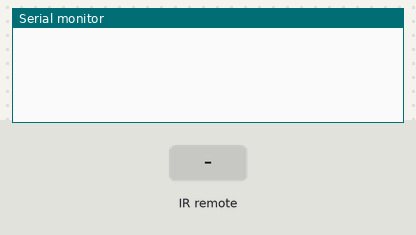
This sketch was run on a simulated Arduino Uno, built with avr-gcc and run on an emulated ATmega328P. Shown: the last lines printed to the serial monitor. The test bench sets the inputs (shaded band).

Above: at 1.2 s.
1.3 s: infrared code 0x2DD37549 received
At 2.2 s:
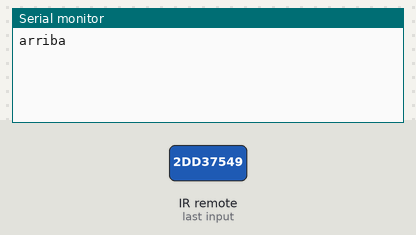
2.8 s: infrared code 0xB4A116F2 received
At 3.4 s:
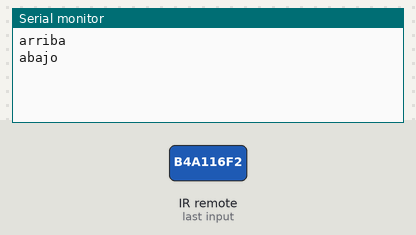

The sketch:

IRrecvDemo_01.ino
```cpp
// (licence header left out)
#include <IRremote.h>

int RECV_PIN = 11;

IRrecv irrecv(RECV_PIN);

decode_results results;

long uno = 0xFF6897;
long dos = 0xFFB04F;
long tres = 0xFFB04F;
long arriba = 0x2DD37549;
long abajo = 0xB4A116F2;

void setup()
{
  Serial.begin(9600);
  irrecv.enableIRIn(); // Start the receiver
}

void loop() {

  if ( irrecv.decode(&results) ) {
    if(results.value == arriba) Serial.println("arriba");
    if(results.value == abajo) Serial.println("abajo");
    irrecv.resume(); // Receive the next value
  }

  delay(100);
}
```

Measured:
- after the input at 1.3 s, the serial monitor: prints a new line at once (image 1)
- after the input at 2.8 s, the serial monitor: prints a new line at once (image 2)
